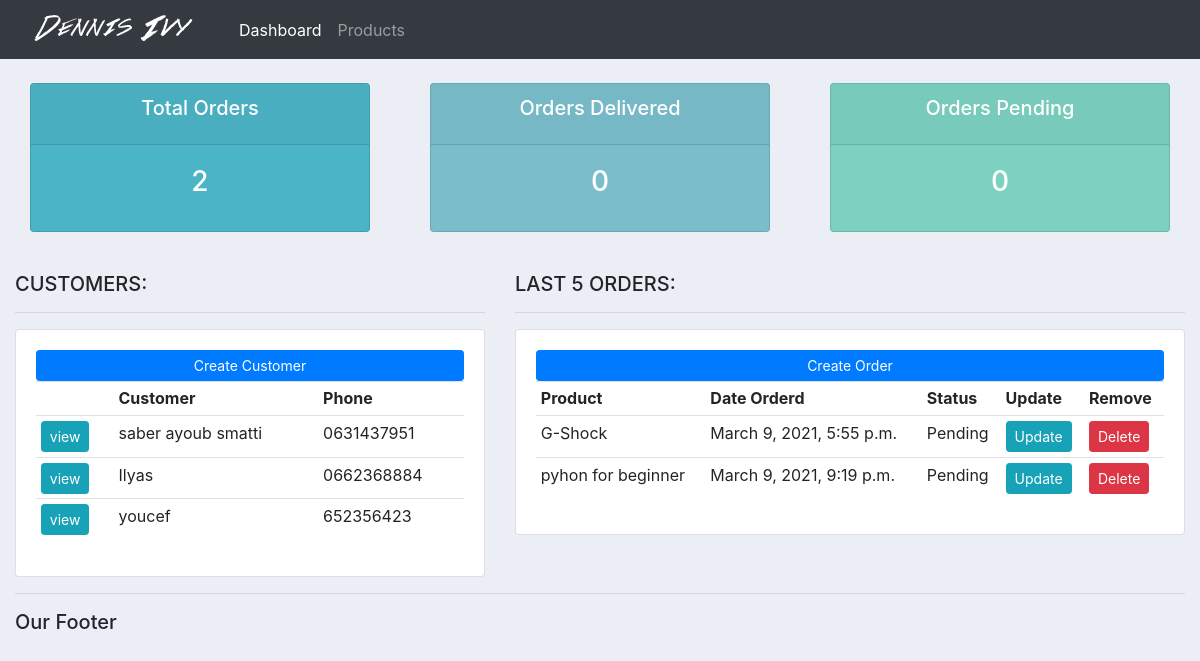
The app's page /, older data.
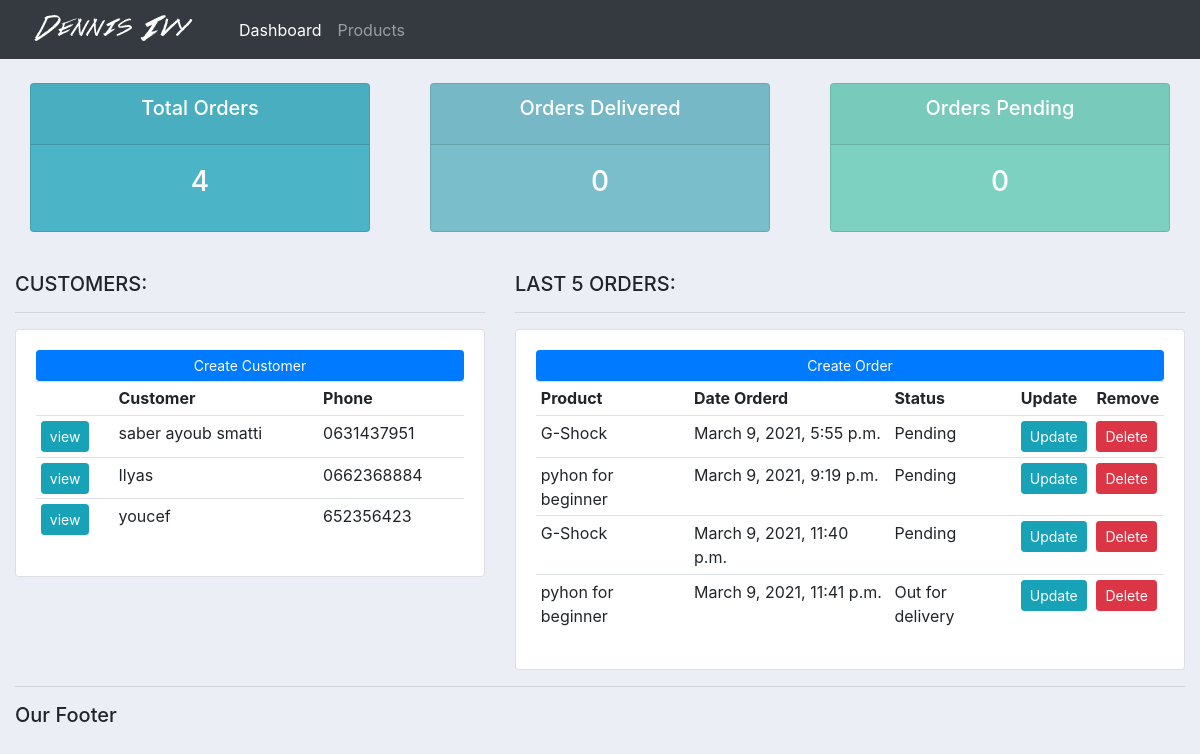
The same page, newer data.
### accounts/models.py (models this page shows, shortened)
class Customer(models.Model):
    name = models.CharField(max_length=200, null=True)
    phone = models.CharField(max_length=200, null=True)
    email = models.CharField(max_length=200, null=True)
    date_created = models.DateTimeField(auto_now_add=True, null=True)

class Order(models.Model):
    STATUS = (
        ('Pending', 'Pending'),
        ('Out for delivery', 'Out for delivery'),
        ('Delivered', 'Delivered'),
    )
    customer = models.ForeignKey(Customer, null=True, on_delete=models.SET_NULL)
    product = models.ForeignKey(Product, null=True, on_delete=models.SET_NULL)
    date_created = models.DateTimeField(auto_now_add=True, null=True)
    status = models.CharField(max_length=200, null=True, choices=STATUS)

class Product(models.Model):
    CATEGORY = (
        ('Indoor', 'Indoor'),
        ('Out Door', 'Out Door'),
    )
    name = models.CharField(max_length=200, null=True)
    price = models.FloatField(null=True)
    category = models.CharField(max_length=200, null=True, choices=CATEGORY)
    description = models.CharField(max_length=200, null=True, blank=True)
    date_created = models.DateTimeField(auto_now_add=True, null=True)
    tags = models.ManyToManyField(Tag)

### accounts/views.py (the view)
# urls.py: path('', views.home, name='home'),
def home(request):
    orders = Order.objects.all()
    customers = Customer.objects.all()
    total_orders = orders.count()
    total_customers = customers.count()
    delivered = orders.filter(status='Delivered').count()
    pending = orders.filter(status='pending').count()
    context = {
        'orders': orders,
        'customers': customers,
        'total_orders': total_orders,
        'total_customers': total_customers,
        'delivered': delivered,
        'pending': pending,
    }
    return render(request, 'accounts/dashboard.html', context)

### accounts/templates/accounts/dashboard.html
{% extends 'accounts/main.html' %}
{% block content %}
{% include 'accounts/status.html' %}
<br>
<div class="row">
	<div class="col-md-5">
		<h5>CUSTOMERS:</h5>
		<hr>
		<div class="card card-body">
			<a class="btn btn-primary  btn-sm btn-block" href="">
				Create Customer</a>
			<table class="table table-sm">
				<tr>
					<th></th>
					<th>Customer</th>
					<th>Phone</th>
				</tr>
				{% for customer in customers %}
				<tr>
					<td><a class="btn btn-sm btn-info" href="{% url 'customer' customer.id %}">view</a></td>
					<td>{{customer.name}}</td>
					<td>{{customer.phone}}</td>
				</tr>
				{% endfor %}
			</table>
		</div>
	</div>
	<div class="col-md-7">
		<h5>LAST 5 ORDERS:</h5>
		<hr>
		<div class="card card-body">
			<a class="btn btn-primary  btn-sm btn-block" href="{% url 'create_form' %}">
				Create Order</a>
			<table class="table table-sm">
				<tr>
					<th>Product</th>
					<th>Date Orderd</th>
					<th>Status</th>
					<th>Update</th>
					<th>Remove</th>
				</tr>
				{% for order in orders %}
				<tr>
					<td>{{order.product.name}}</td>
					<td>{{order.date_created}}</td>
					<td>{{order.status}}</td>
					<td><a class="btn btn-sm btn-info" href="{% url 'update_order' order.id %}">Update</a></td>
					<td><a class="btn btn-sm btn-danger" href="{% url 'delete_order' order.id %}">Delete</a></td>
				</tr>
				{% endfor %}
			</table>
		</div>
	</div>
</div>
{% endblock %}

Row changes from the older to the newer data that the page shows:
added Order: product.name "G-Shock", date_created "March 9, 2021, 11:40 p.m.", status "Pending"
added Order: product.name "pyhon for beginner", date_created "March 9, 2021, 11:41 p.m.", status "Out for delivery"
Text that changed along with them:
{{ total_orders }}: "2" → "4"
